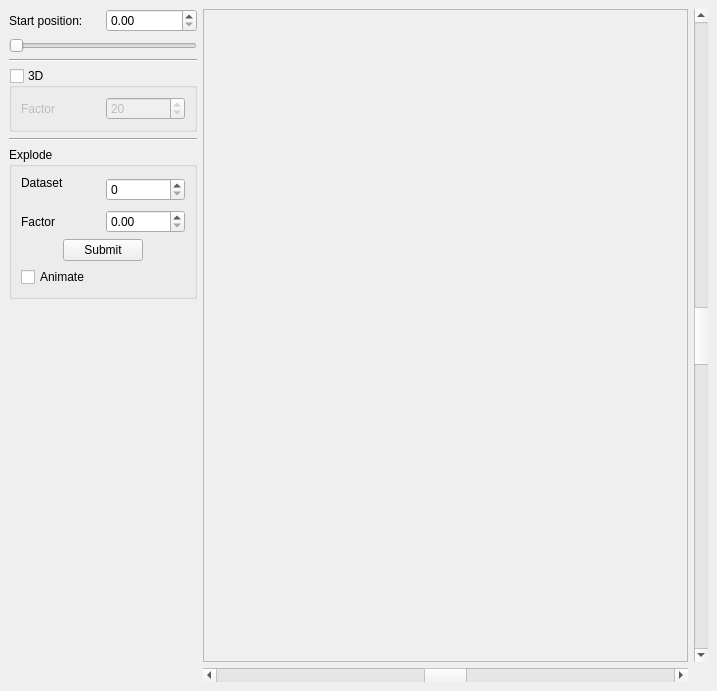
<ui version="4.0" >
 <author></author>
 <comment></comment>
 <exportmacro></exportmacro>
 <class>MainWindow</class>
 <widget class="QWidget" name="MainWindow" >
  <property name="geometry" >
   <rect>
    <x>0</x>
    <y>0</y>
    <width>717</width>
    <height>691</height>
   </rect>
  </property>
  <property name="windowTitle" >
   <string>Pie Chart </string>
  </property>
  <property name="windowIcon" >
   <iconset/>
  </property>
  <layout class="QGridLayout" >
   <property name="margin" >
    <number>9</number>
   </property>
   <property name="spacing" >
    <number>6</number>
   </property>
   <item row="0" column="0" >
    <layout class="QVBoxLayout" >
     <property name="margin" >
      <number>0</number>
     </property>
     <property name="spacing" >
      <number>6</number>
     </property>
     <item>
      <layout class="QHBoxLayout" >
       <property name="margin" >
        <number>0</number>
       </property>
       <property name="spacing" >
        <number>6</number>
       </property>
       <item>
        <widget class="QLabel" name="zoomFactorLB" >
         <property name="text" >
          <string>Start position:</string>
         </property>
        </widget>
       </item>
       <item>
        <widget class="QDoubleSpinBox" name="startPositionSB" >
         <property name="maximum" >
          <double>360</double>
         </property>
         <property name="minimum" >
          <double>0</double>
         </property>
         <property name="singleStep" >
          <double>1</double>
         </property>
         <property name="value" >
          <double>0</double>
         </property>
        </widget>
       </item>
      </layout>
     </item>
     <item>
      <widget class="QSlider" name="startPositionSL" >
       <property name="sizePolicy" >
        <sizepolicy>
         <hsizetype>1</hsizetype>
         <vsizetype>0</vsizetype>
         <horstretch>0</horstretch>
         <verstretch>0</verstretch>
        </sizepolicy>
       </property>
       <property name="maximum" >
        <number>360</number>
       </property>
       <property name="orientation" >
        <enum>Qt::Horizontal</enum>
       </property>
      </widget>
     </item>
     <item>
      <widget class="Line" name="line" >
       <property name="orientation" >
        <enum>Qt::Horizontal</enum>
       </property>
      </widget>
     </item>
     <item>
      <widget class="QGroupBox" name="threeDGB" >
       <property name="title" >
        <string>3D</string>
       </property>
       <property name="checkable" >
        <bool>true</bool>
       </property>
       <property name="checked" >
        <bool>false</bool>
       </property>
       <layout class="QHBoxLayout" >
        <property name="margin" >
         <number>9</number>
        </property>
        <property name="spacing" >
         <number>6</number>
        </property>
        <item>
         <widget class="QLabel" name="label_3" >
          <property name="text" >
           <string>Factor</string>
          </property>
         </widget>
        </item>
        <item>
         <widget class="QSpinBox" name="threeDFactorSB" >
          <property name="value" >
           <number>20</number>
          </property>
         </widget>
        </item>
       </layout>
      </widget>
     </item>
     <item>
      <widget class="Line" name="line_2" >
       <property name="orientation" >
        <enum>Qt::Horizontal</enum>
       </property>
      </widget>
     </item>
     <item>
      <widget class="QGroupBox" name="explodeGB" >
       <property name="title" >
        <string>Explode</string>
       </property>
       <property name="checkable" >
        <bool>false</bool>
       </property>
       <property name="checked" >
        <bool>false</bool>
       </property>
       <layout class="QGridLayout" >
        <property name="margin" >
         <number>9</number>
        </property>
        <property name="spacing" >
         <number>6</number>
        </property>
        <item row="0" column="1" >
         <widget class="QSpinBox" name="explodeDatasetSB" >
          <property name="maximum" >
           <number>4</number>
          </property>
         </widget>
        </item>
        <item row="1" column="0" >
         <widget class="QLabel" name="label_2" >
          <property name="text" >
           <string>Factor</string>
          </property>
         </widget>
        </item>
        <item row="0" column="0" >
         <widget class="QLabel" name="label" >
          <property name="text" >
           <string>Dataset
</string>
          </property>
         </widget>
        </item>
        <item row="2" column="0" colspan="2" >
         <layout class="QHBoxLayout" >
          <property name="margin" >
           <number>0</number>
          </property>
          <property name="spacing" >
           <number>6</number>
          </property>
          <item>
           <spacer>
            <property name="orientation" >
             <enum>Qt::Horizontal</enum>
            </property>
            <property name="sizeHint" >
             <size>
              <width>20</width>
              <height>16</height>
             </size>
            </property>
           </spacer>
          </item>
          <item>
           <widget class="QPushButton" name="explodeSubmitPB" >
            <property name="text" >
             <string>Submit</string>
            </property>
           </widget>
          </item>
          <item>
           <spacer>
            <property name="orientation" >
             <enum>Qt::Horizontal</enum>
            </property>
            <property name="sizeHint" >
             <size>
              <width>40</width>
              <height>20</height>
             </size>
            </property>
           </spacer>
          </item>
         </layout>
        </item>
        <item row="1" column="1" >
         <widget class="QDoubleSpinBox" name="explodeFactorSB" >
          <property name="maximum" >
           <double>1</double>
          </property>
          <property name="singleStep" >
           <double>0.05</double>
          </property>
         </widget>
        </item>
        <item row="3" column="0" >
         <widget class="QCheckBox" name="animateExplosionCB" >
          <property name="text" >
           <string>Animate</string>
          </property>
         </widget>
        </item>
       </layout>
      </widget>
     </item>
     <item>
      <spacer>
       <property name="orientation" >
        <enum>Qt::Vertical</enum>
       </property>
       <property name="sizeHint" >
        <size>
         <width>188</width>
         <height>311</height>
        </size>
       </property>
      </spacer>
     </item>
    </layout>
   </item>
   <item row="1" column="1" >
    <widget class="QScrollBar" name="hSBar" >
     <property name="maximum" >
      <number>999</number>
     </property>
     <property name="singleStep" >
      <number>10</number>
     </property>
     <property name="pageStep" >
      <number>100</number>
     </property>
     <property name="value" >
      <number>500</number>
     </property>
     <property name="orientation" >
      <enum>Qt::Horizontal</enum>
     </property>
    </widget>
   </item>
   <item row="0" column="1" >
    <widget class="QSplitter" name="splitter" >
     <property name="orientation" >
      <enum>Qt::Horizontal</enum>
     </property>
     <widget class="QFrame" name="chartFrame" >
      <property name="minimumSize" >
       <size>
        <width>300</width>
        <height>400</height>
       </size>
      </property>
      <property name="frameShape" >
       <enum>QFrame::StyledPanel</enum>
      </property>
      <property name="frameShadow" >
       <enum>QFrame::Raised</enum>
      </property>
     </widget>
    </widget>
   </item>
   <item row="0" column="2" >
    <widget class="QScrollBar" name="vSBar" >
     <property name="maximum" >
      <number>999</number>
     </property>
     <property name="singleStep" >
      <number>10</number>
     </property>
     <property name="pageStep" >
      <number>100</number>
     </property>
     <property name="value" >
      <number>500</number>
     </property>
     <property name="orientation" >
      <enum>Qt::Vertical</enum>
     </property>
    </widget>
   </item>
  </layout>
 </widget>
 <pixmapfunction></pixmapfunction>
 <resources>
  <include location="BarChart" />
 </resources>
 <connections>
  <connection>
   <sender>animateExplosionCB</sender>
   <signal>toggled(bool)</signal>
   <receiver>explodeDatasetSB</receiver>
   <slot>setDisabled(bool)</slot>
   <hints>
    <hint type="sourcelabel" >
     <x>65</x>
     <y>190</y>
    </hint>
    <hint type="destinationlabel" >
     <x>119</x>
     <y>106</y>
    </hint>
   </hints>
  </connection>
  <connection>
   <sender>animateExplosionCB</sender>
   <signal>toggled(bool)</signal>
   <receiver>explodeFactorSB</receiver>
   <slot>setDisabled(bool)</slot>
   <hints>
    <hint type="sourcelabel" >
     <x>86</x>
     <y>189</y>
    </hint>
    <hint type="destinationlabel" >
     <x>125</x>
     <y>132</y>
    </hint>
   </hints>
  </connection>
  <connection>
   <sender>animateExplosionCB</sender>
   <signal>toggled(bool)</signal>
   <receiver>explodeSubmitPB</receiver>
   <slot>setDisabled(bool)</slot>
   <hints>
    <hint type="sourcelabel" >
     <x>43</x>
     <y>191</y>
    </hint>
    <hint type="destinationlabel" >
     <x>60</x>
     <y>161</y>
    </hint>
   </hints>
  </connection>
 </connections>
</ui>
